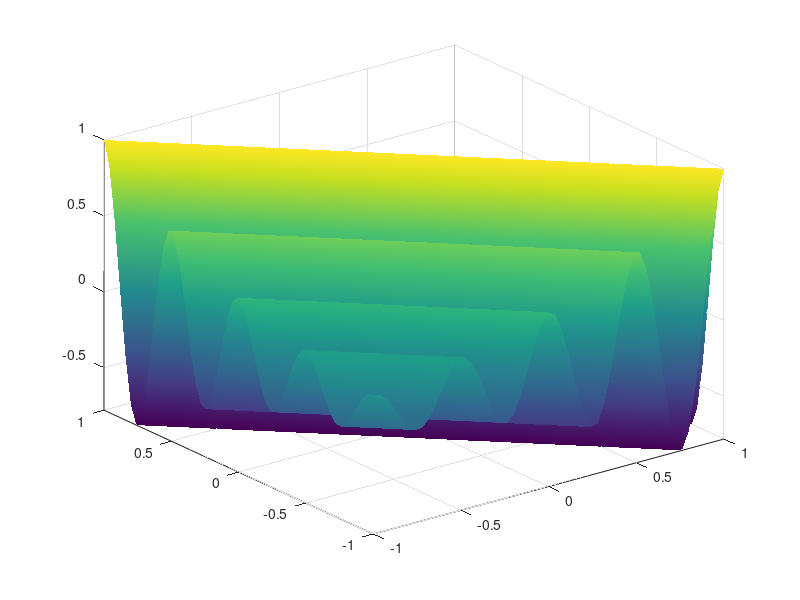

Recreate this plot in MATLAB.
x = linspace(-1,1,51);
y = linspace(-1,1,51);

[xx,yy]= meshgrid(x,y);

expo1 = -abs(xx+yy);
f = cos(4*pi*(xx+yy)).*exp(expo1);
surf(x,y,f),axis tight;
shading interp;